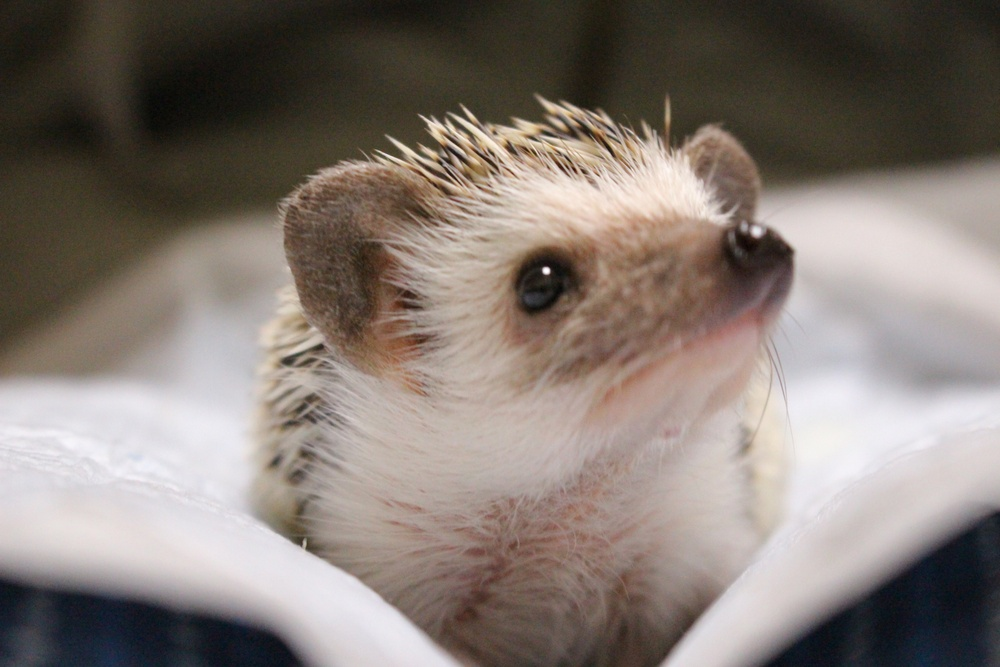
//> input picture test_space/heg.jpg, 1000 x 667 px, shrunk from 2592 x 1728 before the run
$ ./main   (built with g++ and OpenCV 4)
//> lines starting //> are read from the running program, lines starting //| are printed output that depends on the picture; after the words box and inside, x2 and y2 are one past the last pixel; in counts of white or black regions, pixels touching at a corner belong together
#include <iostream>
#include <opencv2/opencv.hpp>
#include <opencv2/highgui/highgui.hpp>

using namespace cv;
using namespace std;

int main(void)
{
    Mat img = imread("heg.jpg");
//> img is the input picture: 667 rows x 1000 cols, CV_8UC3; mean B, G, R 114.9, 121.7, 131.9
    Mat dst, gray;
    cvtColor(img, gray, COLOR_RGB2GRAY);
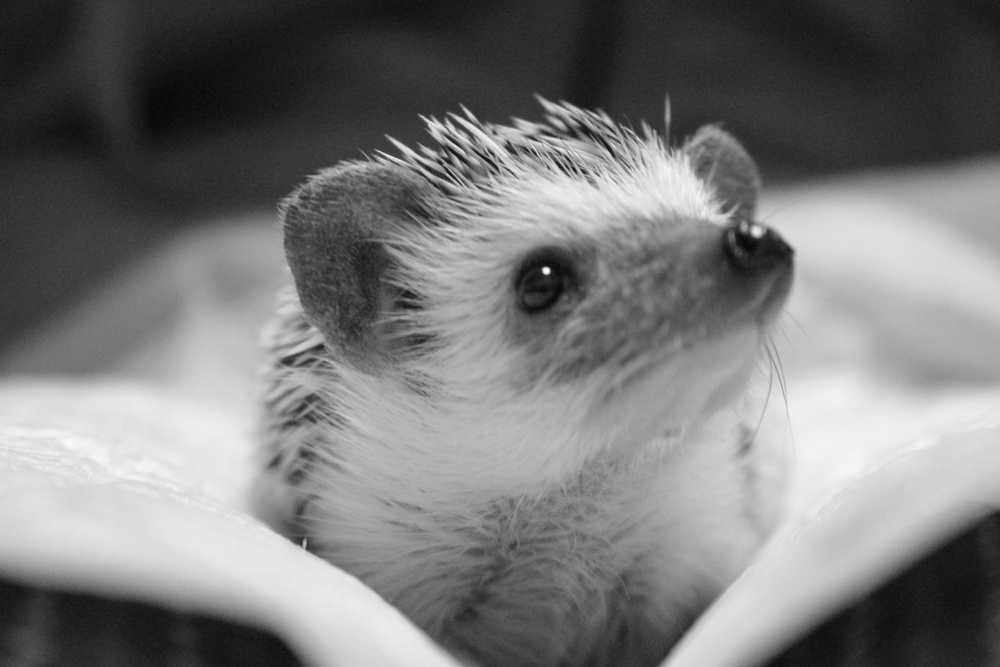
//> gray: 667 rows x 1000 cols, CV_8UC1; min 5, max 254, mean 120.8
    Canny(gray, dst, 40, 150);
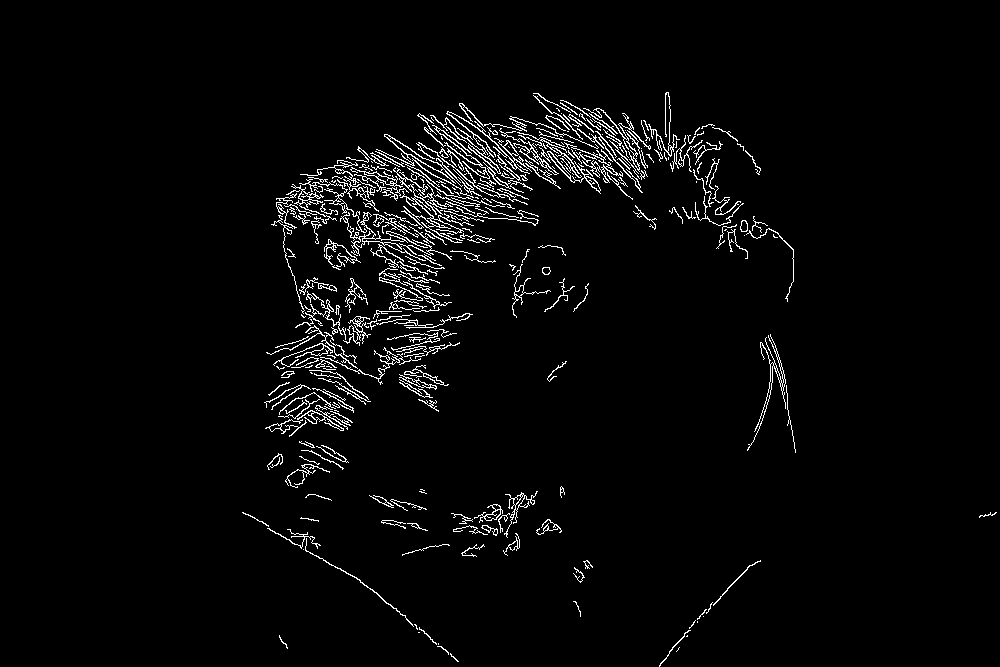
//> dst: 667 rows x 1000 cols, CV_8UC1; 3.1% white in thin lines or dots, all inside (x1, y1, x2, y2) = (242, 92, 997, 667)
    imshow("image",dst);
    waitKey(0);
}
